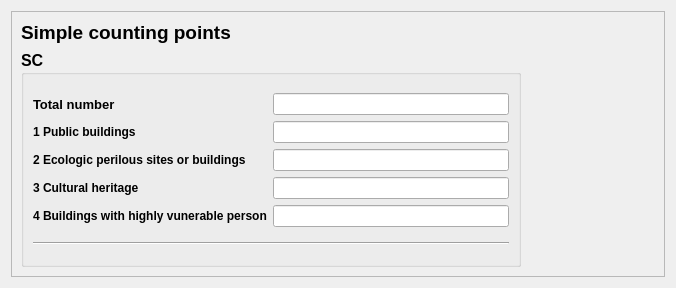
<?xml version="1.0" encoding="UTF-8"?>
<ui version="4.0">
 <class>DamGui_Sc_Point_Wid</class>
 <widget class="QWidget" name="DamGui_Sc_Point_Wid">
  <property name="geometry">
   <rect>
    <x>0</x>
    <y>0</y>
    <width>676</width>
    <height>288</height>
   </rect>
  </property>
  <property name="windowTitle">
   <string>Form</string>
  </property>
  <layout class="QVBoxLayout" name="verticalLayout_7">
   <item>
    <widget class="QScrollArea" name="scrollArea">
     <property name="widgetResizable">
      <bool>true</bool>
     </property>
     <widget class="QWidget" name="scrollAreaWidgetContents">
      <property name="geometry">
       <rect>
        <x>0</x>
        <y>0</y>
        <width>656</width>
        <height>268</height>
       </rect>
      </property>
      <layout class="QVBoxLayout" name="verticalLayout_8">
       <item>
        <widget class="QLabel" name="head_label">
         <property name="sizePolicy">
          <sizepolicy hsizetype="Preferred" vsizetype="Fixed">
           <horstretch>0</horstretch>
           <verstretch>0</verstretch>
          </sizepolicy>
         </property>
         <property name="font">
          <font>
           <family>Arial</family>
           <pointsize>14</pointsize>
           <weight>75</weight>
           <bold>true</bold>
          </font>
         </property>
         <property name="text">
          <string>Simple counting points</string>
         </property>
        </widget>
       </item>
       <item>
        <widget class="QGroupBox" name="groupBox_ecn">
         <property name="minimumSize">
          <size>
           <width>0</width>
           <height>0</height>
          </size>
         </property>
         <property name="maximumSize">
          <size>
           <width>500</width>
           <height>16777215</height>
          </size>
         </property>
         <property name="font">
          <font>
           <family>Arial</family>
           <pointsize>12</pointsize>
           <weight>75</weight>
           <bold>true</bold>
          </font>
         </property>
         <property name="toolTip">
          <string/>
         </property>
         <property name="title">
          <string>SC</string>
         </property>
         <property name="flat">
          <bool>true</bool>
         </property>
         <layout class="QVBoxLayout" name="verticalLayout">
          <item>
           <layout class="QGridLayout" name="gridLayout">
            <item row="0" column="0">
             <widget class="QLabel" name="label">
              <property name="font">
               <font>
                <family>Arial</family>
                <pointsize>10</pointsize>
               </font>
              </property>
              <property name="text">
               <string>Total number</string>
              </property>
             </widget>
            </item>
            <item row="0" column="1">
             <widget class="QLineEdit" name="lineEdit_tot_no">
              <property name="font">
               <font>
                <pointsize>9</pointsize>
               </font>
              </property>
              <property name="toolTip">
               <string/>
              </property>
              <property name="alignment">
               <set>Qt::AlignRight|Qt::AlignTrailing|Qt::AlignVCenter</set>
              </property>
              <property name="readOnly">
               <bool>true</bool>
              </property>
             </widget>
            </item>
            <item row="1" column="0">
             <widget class="QLabel" name="label_2">
              <property name="font">
               <font>
                <family>Arial</family>
                <pointsize>9</pointsize>
               </font>
              </property>
              <property name="text">
               <string>1 Public buildings </string>
              </property>
             </widget>
            </item>
            <item row="1" column="1">
             <widget class="QLineEdit" name="lineEdit_pub_no">
              <property name="font">
               <font>
                <pointsize>9</pointsize>
               </font>
              </property>
              <property name="toolTip">
               <string>Buildings like fire station, police station, townhall, public utility infrastructures, governmental buildings etc.</string>
              </property>
              <property name="alignment">
               <set>Qt::AlignRight|Qt::AlignTrailing|Qt::AlignVCenter</set>
              </property>
              <property name="readOnly">
               <bool>true</bool>
              </property>
             </widget>
            </item>
            <item row="2" column="0">
             <widget class="QLabel" name="label_4">
              <property name="font">
               <font>
                <family>Arial</family>
                <pointsize>9</pointsize>
               </font>
              </property>
              <property name="text">
               <string>2 Ecologic perilous sites or buildings</string>
              </property>
             </widget>
            </item>
            <item row="2" column="1">
             <widget class="QLineEdit" name="lineEdit_eco_no">
              <property name="font">
               <font>
                <pointsize>8</pointsize>
               </font>
              </property>
              <property name="toolTip">
               <string>Buildings like filling station, chemical industry, contaminated sites etc. </string>
              </property>
              <property name="alignment">
               <set>Qt::AlignRight|Qt::AlignTrailing|Qt::AlignVCenter</set>
              </property>
              <property name="readOnly">
               <bool>true</bool>
              </property>
             </widget>
            </item>
            <item row="3" column="0">
             <widget class="QLabel" name="label_5">
              <property name="font">
               <font>
                <family>Arial</family>
                <pointsize>9</pointsize>
               </font>
              </property>
              <property name="text">
               <string>3 Cultural heritage</string>
              </property>
             </widget>
            </item>
            <item row="3" column="1">
             <widget class="QLineEdit" name="lineEdit_cult_no">
              <property name="font">
               <font>
                <pointsize>8</pointsize>
               </font>
              </property>
              <property name="toolTip">
               <string/>
              </property>
              <property name="alignment">
               <set>Qt::AlignRight|Qt::AlignTrailing|Qt::AlignVCenter</set>
              </property>
              <property name="readOnly">
               <bool>true</bool>
              </property>
             </widget>
            </item>
            <item row="4" column="0">
             <widget class="QLabel" name="label_6">
              <property name="font">
               <font>
                <family>Arial</family>
                <pointsize>9</pointsize>
               </font>
              </property>
              <property name="text">
               <string>4 Buildings with highly vunerable person</string>
              </property>
             </widget>
            </item>
            <item row="4" column="1">
             <widget class="QLineEdit" name="lineEdit_person_no">
              <property name="font">
               <font>
                <pointsize>8</pointsize>
               </font>
              </property>
              <property name="toolTip">
               <string>Buildings like hospital, old people's home, schools, kindergarten etc.</string>
              </property>
              <property name="alignment">
               <set>Qt::AlignRight|Qt::AlignTrailing|Qt::AlignVCenter</set>
              </property>
              <property name="readOnly">
               <bool>true</bool>
              </property>
             </widget>
            </item>
           </layout>
          </item>
          <item>
           <widget class="Line" name="line">
            <property name="orientation">
             <enum>Qt::Horizontal</enum>
            </property>
           </widget>
          </item>
         </layout>
        </widget>
       </item>
      </layout>
     </widget>
    </widget>
   </item>
  </layout>
 </widget>
 <resources/>
 <connections/>
</ui>
